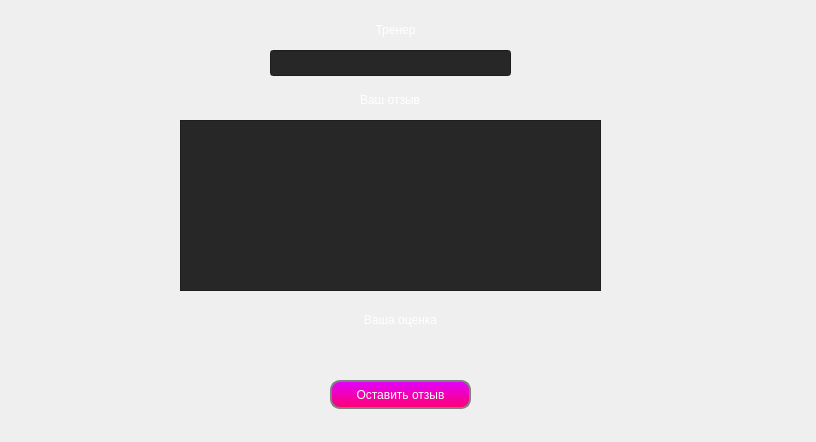
<?xml version="1.0" encoding="UTF-8"?>
<ui version="4.0">
 <class>Comment</class>
 <widget class="QWidget" name="Comment">
  <property name="geometry">
   <rect>
    <x>0</x>
    <y>0</y>
    <width>816</width>
    <height>442</height>
   </rect>
  </property>
  <property name="windowTitle">
   <string>Form</string>
  </property>
  <property name="styleSheet">
   <string notr="true">QWidget#Comment{
	background-repeat: no-repeat;
	background-image: url(C:/DB_FINTESS_CENTRE/FINTESS_CENTRE/fitnes_image.jpg);
	background-position: center;
}</string>
  </property>
  <widget class="QLineEdit" name="trainerName">
   <property name="geometry">
    <rect>
     <x>270</x>
     <y>50</y>
     <width>241</width>
     <height>26</height>
    </rect>
   </property>
   <property name="styleSheet">
    <string notr="true">QLineEdit{
	color: rgb(255, 255, 255);
	background-color: rgb(39, 39, 39);
}</string>
   </property>
   <property name="alignment">
    <set>Qt::AlignCenter</set>
   </property>
  </widget>
  <widget class="QLabel" name="label">
   <property name="geometry">
    <rect>
     <x>360</x>
     <y>20</y>
     <width>71</width>
     <height>20</height>
    </rect>
   </property>
   <property name="styleSheet">
    <string notr="true">QLabel{
	color: rgb(255, 255, 255);
}</string>
   </property>
   <property name="text">
    <string>Тренер</string>
   </property>
   <property name="alignment">
    <set>Qt::AlignCenter</set>
   </property>
  </widget>
  <widget class="QLabel" name="label_2">
   <property name="geometry">
    <rect>
     <x>360</x>
     <y>90</y>
     <width>81</width>
     <height>20</height>
    </rect>
   </property>
   <property name="styleSheet">
    <string notr="true">QLabel{
	color: rgb(255, 255, 255);
}</string>
   </property>
   <property name="text">
    <string>Ваш отзыв</string>
   </property>
  </widget>
  <widget class="QTextEdit" name="comment">
   <property name="geometry">
    <rect>
     <x>180</x>
     <y>120</y>
     <width>421</width>
     <height>171</height>
    </rect>
   </property>
   <property name="styleSheet">
    <string notr="true">QTextEdit
{
	color: rgb(255, 255, 255);
	background-color: rgb(39, 39, 39);
}</string>
   </property>
  </widget>
  <widget class="CustomButton" name="addComment">
   <property name="geometry">
    <rect>
     <x>330</x>
     <y>380</y>
     <width>141</width>
     <height>29</height>
    </rect>
   </property>
   <property name="styleSheet">
    <string notr="true">QPushButton#addComment {
	background: qlineargradient(x1:0, y1:0, x2:0, y2:1, stop:0 #e100ff, stop:1 #ff006f);
	color: white;
    border: 2px solid gray;
    border-radius: 10px; /* Радиус закругления */
    padding: 2px 10px;
}</string>
   </property>
   <property name="text">
    <string>Оставить отзыв</string>
   </property>
  </widget>
  <widget class="QLabel" name="label_3">
   <property name="geometry">
    <rect>
     <x>350</x>
     <y>310</y>
     <width>101</width>
     <height>20</height>
    </rect>
   </property>
   <property name="styleSheet">
    <string notr="true">QLabel{
	color: rgb(255, 255, 255);
}</string>
   </property>
   <property name="text">
    <string>Ваша оценка</string>
   </property>
   <property name="alignment">
    <set>Qt::AlignCenter</set>
   </property>
  </widget>
  <widget class="HoverButton" name="star_1">
   <property name="geometry">
    <rect>
     <x>260</x>
     <y>330</y>
     <width>41</width>
     <height>31</height>
    </rect>
   </property>
   <property name="styleSheet">
    <string notr="true">image: url(:/icons/icons/star_empty_2.png);
background-color: transparent;</string>
   </property>
   <property name="text">
    <string/>
   </property>
   <property name="flat">
    <bool>true</bool>
   </property>
  </widget>
  <widget class="HoverButton" name="star_2">
   <property name="geometry">
    <rect>
     <x>320</x>
     <y>330</y>
     <width>41</width>
     <height>31</height>
    </rect>
   </property>
   <property name="styleSheet">
    <string notr="true">image: url(:/icons/icons/star_empty_2.png);
background-color: transparent;</string>
   </property>
   <property name="text">
    <string/>
   </property>
   <property name="flat">
    <bool>true</bool>
   </property>
  </widget>
  <widget class="HoverButton" name="star_3">
   <property name="geometry">
    <rect>
     <x>380</x>
     <y>330</y>
     <width>41</width>
     <height>31</height>
    </rect>
   </property>
   <property name="styleSheet">
    <string notr="true">image: url(:/icons/icons/star_empty_2.png);
background-color: transparent;</string>
   </property>
   <property name="text">
    <string/>
   </property>
   <property name="flat">
    <bool>true</bool>
   </property>
  </widget>
  <widget class="HoverButton" name="star_4">
   <property name="geometry">
    <rect>
     <x>440</x>
     <y>330</y>
     <width>41</width>
     <height>31</height>
    </rect>
   </property>
   <property name="styleSheet">
    <string notr="true">image: url(:/icons/icons/star_empty_2.png);
background-color: transparent;</string>
   </property>
   <property name="text">
    <string/>
   </property>
   <property name="flat">
    <bool>true</bool>
   </property>
  </widget>
  <widget class="HoverButton" name="star_5">
   <property name="geometry">
    <rect>
     <x>500</x>
     <y>330</y>
     <width>41</width>
     <height>31</height>
    </rect>
   </property>
   <property name="styleSheet">
    <string notr="true">image: url(:/icons/icons/star_empty_2.png);
background-color: transparent;</string>
   </property>
   <property name="text">
    <string/>
   </property>
   <property name="flat">
    <bool>true</bool>
   </property>
  </widget>
  <widget class="QLabel" name="addCommentError">
   <property name="geometry">
    <rect>
     <x>232</x>
     <y>410</y>
     <width>361</width>
     <height>20</height>
    </rect>
   </property>
   <property name="text">
    <string/>
   </property>
   <property name="alignment">
    <set>Qt::AlignCenter</set>
   </property>
  </widget>
 </widget>
 <customwidgets>
  <customwidget>
   <class>CustomButton</class>
   <extends>QPushButton</extends>
   <header location="global">custombutton.h</header>
  </customwidget>
  <customwidget>
   <class>HoverButton</class>
   <extends>QPushButton</extends>
   <header location="global">hoverbutton.h</header>
  </customwidget>
 </customwidgets>
 <resources/>
 <connections/>
</ui>
